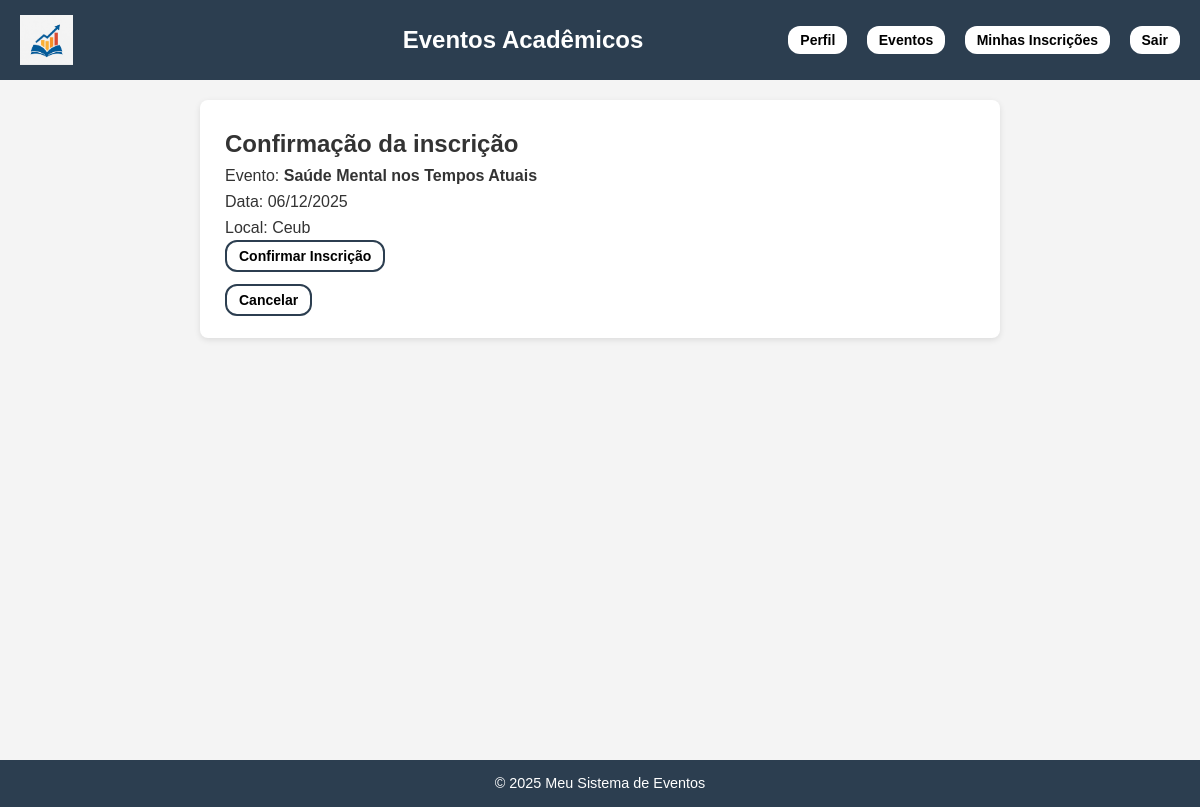
/inscricao/criar/17/ (signed in), run on the app's committed database.
### eventos/models.py (models this page shows, shortened)
class Evento(models.Model):
    TIPOS = [
        ('seminario', 'Seminário'),
        ('palestra', 'Palestra'),
        ('workshop', 'Workshop'),
        ('curso', 'Curso'),
    ]
    nome = models.CharField(max_length=200)
    tipo = models.CharField(max_length=20, choices=TIPOS)
    descricao = models.TextField()
    data_inicio = models.DateField()
    data_fim = models.DateField()
    horario_inicio = models.TimeField()
    horario_fim = models.TimeField()
    local = models.CharField(max_length=255)
    quantidade_participantes = models.PositiveIntegerField(null=True, blank=True)
    organizador = models.ForeignKey(
        User,
        on_delete=models.CASCADE,
        related_name="eventos_organizados"
    )
    professor = models.ForeignKey(User, on_delete=models.SET_NULL, null=True, blank=True)
    banner = models.ImageField(upload_to='banners/', blank=True, null=True)

### eventos/views.py (the view, shortened to what this page needs)
# urls.py: path('inscricao/criar/<int:evento_id>/', InscricaoCreateView.as_view(), name='inscricao_create'),
class InscricaoCreateView(LoginRequiredMixin, UserPassesTestMixin, CreateView):
    model = Inscricao
    form_class = InscricaoForm
    template_name = "inscricao_form.html"
    success_url = reverse_lazy("minhas-inscricoes")
    def test_func(self):
        perfil = getattr(self.request.user, 'perfil', None)
        return perfil and perfil.tipo != 'organizador'
    def get_form_kwargs(self):
        kwargs = super().get_form_kwargs()
        kwargs['usuario'] = self.request.user
        return kwargs
    def get_context_data(self, **kwargs):
        context = super().get_context_data(**kwargs)
        evento_id = self.kwargs.get('evento_id')
        if evento_id:
            evento = get_object_or_404(Evento, pk=evento_id)
            context['evento'] = evento
            user = self.request.user
            context['usuario_ja_inscrito'] = Inscricao.objects.filter(
                usuario=user,
                evento=evento,
                status='inscrito'
            ).exists()
            inscritos_ativos = evento.inscricoes.filter(status='inscrito').count()
            if evento.quantidade_participantes:
                context['evento_cheio'] = inscritos_ativos >= evento.quantidade_participantes
            else:
                context['evento_cheio'] = False
        else:
            context['evento'] = None
            context['evento_cheio'] = False
        return context

### eventos/context_processors.py (called while the page is built)
def perfil_context(request):
    if request.user.is_authenticated:
        return {'perfil': getattr(request.user, 'perfil', None)}
    return {}

### eventos/templates/inscricao_form.html (shortened to what this page needs)
{% extends 'base.html' %}
{% block content %}
<h2>Confirmação da inscrição</h2>
<p>Evento: <strong>{{ evento.nome }}</strong></p>
<p>Data: {{ evento.data_inicio|date:"d/m/Y" }}</p>
<p>Local: {{ evento.local }}</p>
<form method="post" novalidate>
    <button type="submit" class="buttonInscricao" {% if evento_cheio %}disabled title="Evento cheio"{% endif %}>
        Confirmar Inscrição
    </button>
</form>
<a href="{% url 'evento_list' %}" class="buttonInscricao">Cancelar</a>
{% endblock %}

### eventos/templates/base.html (style rules this page uses)
* { margin: 0; padding: 0; box-sizing: border-box; }
body { font-family: Arial, sans-serif; background-color: #f4f4f4; color: #333; line-height: 1.6; }
.buttonInscricao { margin-bottom: 15px; font-weight: bold; background-color: white; border: 2px solid #2c3e50; color: black; padding: 6px 12px; border-radius: 12px; text-decoration: none; font-size: 14px; transition: all 0.3s ease; }
button { padding: 10px 15px; border: none; border-radius: 5px; background-color: #27ae60; color: white; cursor: pointer; transition: background 0.3s ease; }

### data on the page
Evento: nome "Saúde Mental nos Tempos Atuais", data_inicio "06/12/2025", local "Ceub"
